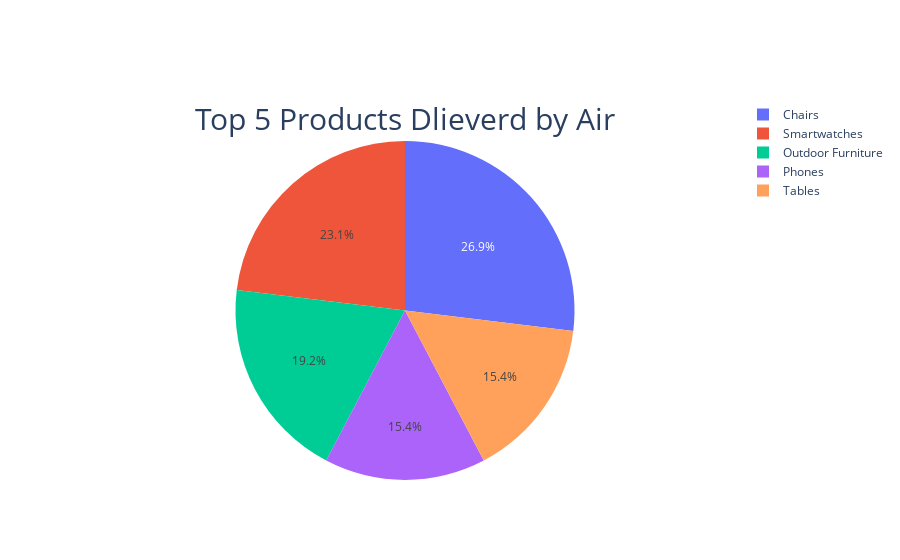

The notebook cell saved with this chart:
### Code cell
label=["Chairs","Smartwatches","Outdoor Furniture" ,"Phones","Tables"]
values=df['Products'][(df.Ship_Mode=='Air')&(df.State=='TX')].value_counts()
go.Figure(data=[go.Pie(labels=label, values=values,  title='Top 5 Products Dlieverd by Air', title_font=dict(size=30), title_position='top center')])

### Figure 1 — Plotly figure (JSON) as saved in the notebook; plotly's stock layout.template omitted (floating-point values rounded to 4 significant figures)
{"data": [{"labels": ["Chairs", "Smartwatches", "Outdoor Furniture", "Phones", "Tables"], "title": {"font": {"size": 30}, "position": "top center", "text": "Top 5 Products Dlieverd by Air"}, "type": "pie", "values": [7, 6, 5, 4, 4]}], "layout": {}}
